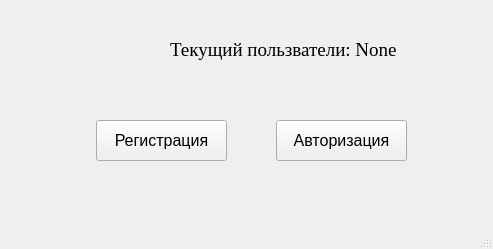
<?xml version="1.0" encoding="UTF-8"?>
<ui version="4.0">
 <class>Start</class>
 <widget class="QMainWindow" name="Start">
  <property name="geometry">
   <rect>
    <x>0</x>
    <y>0</y>
    <width>493</width>
    <height>249</height>
   </rect>
  </property>
  <property name="sizePolicy">
   <sizepolicy hsizetype="Fixed" vsizetype="Fixed">
    <horstretch>0</horstretch>
    <verstretch>0</verstretch>
   </sizepolicy>
  </property>
  <property name="minimumSize">
   <size>
    <width>350</width>
    <height>200</height>
   </size>
  </property>
  <property name="maximumSize">
   <size>
    <width>500</width>
    <height>400</height>
   </size>
  </property>
  <property name="windowTitle">
   <string>StartWindow</string>
  </property>
  <property name="autoFillBackground">
   <bool>false</bool>
  </property>
  <property name="styleSheet">
   <string notr="true"/>
  </property>
  <widget class="QWidget" name="centralwidget">
   <widget class="QPushButton" name="but_login">
    <property name="geometry">
     <rect>
      <x>276</x>
      <y>120</y>
      <width>131</width>
      <height>41</height>
     </rect>
    </property>
    <property name="font">
     <font>
      <pointsize>12</pointsize>
     </font>
    </property>
    <property name="text">
     <string>Авторизация</string>
    </property>
   </widget>
   <widget class="QPushButton" name="but_new_login">
    <property name="geometry">
     <rect>
      <x>96</x>
      <y>120</y>
      <width>131</width>
      <height>41</height>
     </rect>
    </property>
    <property name="font">
     <font>
      <pointsize>12</pointsize>
     </font>
    </property>
    <property name="text">
     <string>Регистрация</string>
    </property>
   </widget>
   <widget class="QLabel" name="label_user">
    <property name="geometry">
     <rect>
      <x>170</x>
      <y>40</y>
      <width>291</width>
      <height>20</height>
     </rect>
    </property>
    <property name="font">
     <font>
      <family>Times New Roman</family>
      <pointsize>14</pointsize>
     </font>
    </property>
    <property name="text">
     <string>Текущий пользватели: None</string>
    </property>
   </widget>
   <widget class="QLabel" name="label_photo">
    <property name="geometry">
     <rect>
      <x>20</x>
      <y>10</y>
      <width>131</width>
      <height>81</height>
     </rect>
    </property>
    <property name="styleSheet">
     <string notr="true">image: url(:/newPrefix/default_user.png);</string>
    </property>
    <property name="text">
     <string/>
    </property>
   </widget>
  </widget>
  <widget class="QStatusBar" name="statusbar"/>
 </widget>
 <resources/>
 <connections/>
</ui>
